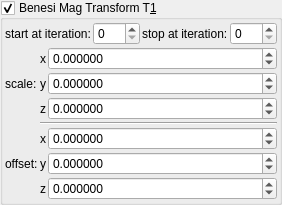
    <widget class="MyGroupBox" name="groupCheck_transf_benesi_T1_enabled_false">
     <property name="toolTip">
      <string/>
     </property>
     <property name="title">
      <string>Benesi Mag Transform T&amp;1</string>
     </property>
     <property name="checkable">
      <bool>true</bool>
     </property>
     <layout class="QVBoxLayout" name="verticalLayout_29" stretch="0,0">
      <property name="spacing">
       <number>2</number>
      </property>
      <property name="leftMargin">
       <number>2</number>
      </property>
      <property name="topMargin">
       <number>2</number>
      </property>
      <property name="rightMargin">
       <number>2</number>
      </property>
      <property name="bottomMargin">
       <number>2</number>
      </property>
      <item>
       <layout class="QHBoxLayout" name="horizontalLayout_20" stretch="0,1,0,1">
        <item>
         <widget class="QLabel" name="label_115">
          <property name="text">
           <string>start at iteration:</string>
          </property>
         </widget>
        </item>
        <item>
         <widget class="MySpinBox" name="spinboxInt_transf_start_iterations_T">
          <property name="sizePolicy">
           <sizepolicy hsizetype="Minimum" vsizetype="Maximum">
            <horstretch>0</horstretch>
            <verstretch>0</verstretch>
           </sizepolicy>
          </property>
          <property name="minimum">
           <number>0</number>
          </property>
          <property name="maximum">
           <number>999</number>
          </property>
          <property name="value">
           <number>0</number>
          </property>
         </widget>
        </item>
        <item>
         <widget class="QLabel" name="label_76">
          <property name="text">
           <string>stop at iteration:</string>
          </property>
         </widget>
        </item>
        <item>
         <widget class="MySpinBox" name="spinboxInt_transf_stop_iterationsT_1">
          <property name="sizePolicy">
           <sizepolicy hsizetype="Preferred" vsizetype="Maximum">
            <horstretch>0</horstretch>
            <verstretch>0</verstretch>
           </sizepolicy>
          </property>
          <property name="maximum">
           <number>999</number>
          </property>
         </widget>
        </item>
       </layout>
      </item>
      <item>
       <layout class="QGridLayout" name="gridLayout_63" columnstretch="0,0,1">
        <property name="spacing">
         <number>2</number>
        </property>
        <item row="6" column="1">
         <widget class="QLabel" name="label_125">
          <property name="sizePolicy">
           <sizepolicy hsizetype="Preferred" vsizetype="Preferred">
            <horstretch>0</horstretch>
            <verstretch>0</verstretch>
           </sizepolicy>
          </property>
          <property name="text">
           <string notr="true">z</string>
          </property>
          <property name="alignment">
           <set>Qt::AlignRight|Qt::AlignTrailing|Qt::AlignVCenter</set>
          </property>
         </widget>
        </item>
        <item row="5" column="2">
         <widget class="MyDoubleSpinBox" name="spinbox3_transf_offset_200_y">
          <property name="sizePolicy">
           <sizepolicy hsizetype="Minimum" vsizetype="Maximum">
            <horstretch>0</horstretch>
            <verstretch>0</verstretch>
           </sizepolicy>
          </property>
          <property name="prefix">
           <string/>
          </property>
          <property name="suffix">
           <string/>
          </property>
          <property name="decimals">
           <number>6</number>
          </property>
          <property name="minimum">
           <double>-99.989999999999995</double>
          </property>
          <property name="maximum">
           <double>99.989999999999995</double>
          </property>
          <property name="singleStep">
           <double>0.100000000000000</double>
          </property>
         </widget>
        </item>
        <item row="4" column="2">
         <widget class="MyDoubleSpinBox" name="spinbox3_transf_offset_200_x">
          <property name="sizePolicy">
           <sizepolicy hsizetype="Minimum" vsizetype="Maximum">
            <horstretch>0</horstretch>
            <verstretch>0</verstretch>
           </sizepolicy>
          </property>
          <property name="prefix">
           <string/>
          </property>
          <property name="suffix">
           <string/>
          </property>
          <property name="decimals">
           <number>6</number>
          </property>
          <property name="minimum">
           <double>-99.989999999999995</double>
          </property>
          <property name="maximum">
           <double>99.989999999999995</double>
          </property>
          <property name="singleStep">
           <double>0.100000000000000</double>
          </property>
         </widget>
        </item>
        <item row="6" column="2">
         <widget class="MyDoubleSpinBox" name="spinbox3_transf_offset_200_z">
          <property name="sizePolicy">
           <sizepolicy hsizetype="Minimum" vsizetype="Maximum">
            <horstretch>0</horstretch>
            <verstretch>0</verstretch>
           </sizepolicy>
          </property>
          <property name="prefix">
           <string/>
          </property>
          <property name="suffix">
           <string/>
          </property>
          <property name="decimals">
           <number>6</number>
          </property>
          <property name="minimum">
           <double>-99.989999999999995</double>
          </property>
          <property name="maximum">
           <double>99.989999999999995</double>
          </property>
          <property name="singleStep">
           <double>0.100000000000000</double>
          </property>
         </widget>
        </item>
        <item row="2" column="2">
         <widget class="MyDoubleSpinBox" name="spinbox3_transf_scale3D_222_z">
          <property name="sizePolicy">
           <sizepolicy hsizetype="Minimum" vsizetype="Maximum">
            <horstretch>0</horstretch>
            <verstretch>0</verstretch>
           </sizepolicy>
          </property>
          <property name="prefix">
           <string/>
          </property>
          <property name="suffix">
           <string/>
          </property>
          <property name="decimals">
           <number>6</number>
          </property>
          <property name="minimum">
           <double>-99.989999999999995</double>
          </property>
          <property name="maximum">
           <double>99.989999999999995</double>
          </property>
          <property name="singleStep">
           <double>0.100000000000000</double>
          </property>
         </widget>
        </item>
        <item row="5" column="0">
         <widget class="QLabel" name="label_259">
          <property name="text">
           <string>offset:</string>
          </property>
         </widget>
        </item>
        <item row="4" column="1">
         <widget class="QLabel" name="label_118">
          <property name="sizePolicy">
           <sizepolicy hsizetype="Preferred" vsizetype="Preferred">
            <horstretch>0</horstretch>
            <verstretch>0</verstretch>
           </sizepolicy>
          </property>
          <property name="text">
           <string notr="true">x</string>
          </property>
          <property name="alignment">
           <set>Qt::AlignRight|Qt::AlignTrailing|Qt::AlignVCenter</set>
          </property>
         </widget>
        </item>
        <item row="5" column="1">
         <widget class="QLabel" name="label_119">
          <property name="sizePolicy">
           <sizepolicy hsizetype="Preferred" vsizetype="Preferred">
            <horstretch>0</horstretch>
            <verstretch>0</verstretch>
           </sizepolicy>
          </property>
          <property name="text">
           <string notr="true">y</string>
          </property>
          <property name="alignment">
           <set>Qt::AlignRight|Qt::AlignTrailing|Qt::AlignVCenter</set>
          </property>
         </widget>
        </item>
        <item row="1" column="0">
         <widget class="QLabel" name="label_258">
          <property name="text">
           <string>scale:</string>
          </property>
         </widget>
        </item>
        <item row="0" column="1">
         <widget class="QLabel" name="label_126">
          <property name="sizePolicy">
           <sizepolicy hsizetype="Preferred" vsizetype="Preferred">
            <horstretch>0</horstretch>
            <verstretch>0</verstretch>
           </sizepolicy>
          </property>
          <property name="text">
           <string notr="true">x</string>
          </property>
          <property name="alignment">
           <set>Qt::AlignRight|Qt::AlignTrailing|Qt::AlignVCenter</set>
          </property>
         </widget>
        </item>
        <item row="1" column="1">
         <widget class="QLabel" name="label_127">
          <property name="sizePolicy">
           <sizepolicy hsizetype="Preferred" vsizetype="Preferred">
            <horstretch>0</horstretch>
            <verstretch>0</verstretch>
           </sizepolicy>
          </property>
          <property name="text">
           <string notr="true">y</string>
          </property>
          <property name="alignment">
           <set>Qt::AlignRight|Qt::AlignTrailing|Qt::AlignVCenter</set>
          </property>
         </widget>
        </item>
        <item row="2" column="1">
         <widget class="QLabel" name="label_128">
          <property name="sizePolicy">
           <sizepolicy hsizetype="Preferred" vsizetype="Preferred">
            <horstretch>0</horstretch>
            <verstretch>0</verstretch>
           </sizepolicy>
          </property>
          <property name="text">
           <string notr="true">z</string>
          </property>
          <property name="alignment">
           <set>Qt::AlignRight|Qt::AlignTrailing|Qt::AlignVCenter</set>
          </property>
         </widget>
        </item>
        <item row="0" column="2">
         <widget class="MyDoubleSpinBox" name="spinbox3_transf_scale3D_222_x">
          <property name="sizePolicy">
           <sizepolicy hsizetype="Minimum" vsizetype="Maximum">
            <horstretch>0</horstretch>
            <verstretch>0</verstretch>
           </sizepolicy>
          </property>
          <property name="prefix">
           <string/>
          </property>
          <property name="suffix">
           <string/>
          </property>
          <property name="decimals">
           <number>6</number>
          </property>
          <property name="minimum">
           <double>-99.989999999999995</double>
          </property>
          <property name="maximum">
           <double>99.989999999999995</double>
          </property>
          <property name="singleStep">
           <double>0.100000000000000</double>
          </property>
         </widget>
        </item>
        <item row="1" column="2">
         <widget class="MyDoubleSpinBox" name="spinbox3_transf_scale3D_222_y">
          <property name="sizePolicy">
           <sizepolicy hsizetype="Minimum" vsizetype="Maximum">
            <horstretch>0</horstretch>
            <verstretch>0</verstretch>
           </sizepolicy>
          </property>
          <property name="prefix">
           <string/>
          </property>
          <property name="suffix">
           <string/>
          </property>
          <property name="decimals">
           <number>6</number>
          </property>
          <property name="minimum">
           <double>-99.989999999999995</double>
          </property>
          <property name="maximum">
           <double>99.989999999999995</double>
          </property>
          <property name="singleStep">
           <double>0.100000000000000</double>
          </property>
         </widget>
        </item>
        <item row="3" column="1" colspan="2">
         <widget class="Line" name="line_53">
          <property name="orientation">
           <enum>Qt::Horizontal</enum>
          </property>
         </widget>
        </item>
       </layout>
      </item>
     </layout>
    </widget>
